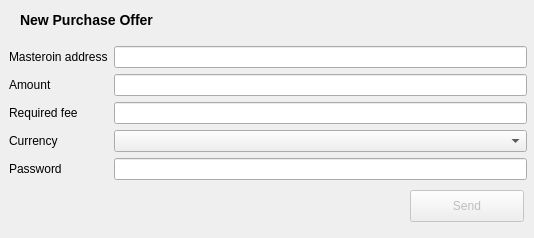
<?xml version="1.0" encoding="UTF-8"?>
<ui version="4.0">
 <class>PurchaseOffer</class>
 <widget class="QDialog" name="PurchaseOffer">
  <property name="geometry">
   <rect>
    <x>0</x>
    <y>0</y>
    <width>534</width>
    <height>238</height>
   </rect>
  </property>
  <property name="windowTitle">
   <string>New Purchase Offer</string>
  </property>
  <widget class="QWidget" name="verticalLayoutWidget">
   <property name="geometry">
    <rect>
     <x>9</x>
     <y>39</y>
     <width>518</width>
     <height>148</height>
    </rect>
   </property>
   <layout class="QVBoxLayout" name="verticalLayout">
    <item>
     <layout class="QGridLayout" name="gridLayout">
      <item row="4" column="1">
       <widget class="QLineEdit" name="password_input">
        <property name="echoMode">
         <enum>QLineEdit::Password</enum>
        </property>
       </widget>
      </item>
      <item row="3" column="1">
       <widget class="QComboBox" name="currency_box"/>
      </item>
      <item row="1" column="0">
       <widget class="QLabel" name="label_3">
        <property name="text">
         <string>Amount</string>
        </property>
       </widget>
      </item>
      <item row="0" column="0">
       <widget class="QLabel" name="label_2">
        <property name="text">
         <string>Masteroin address</string>
        </property>
       </widget>
      </item>
      <item row="1" column="1">
       <widget class="QLineEdit" name="amount_input">
        <property name="placeholderText">
         <string/>
        </property>
       </widget>
      </item>
      <item row="3" column="0">
       <widget class="QLabel" name="label_4">
        <property name="text">
         <string>Currency</string>
        </property>
       </widget>
      </item>
      <item row="0" column="1">
       <widget class="QLineEdit" name="address_input">
        <property name="minimumSize">
         <size>
          <width>300</width>
          <height>0</height>
         </size>
        </property>
        <property name="placeholderText">
         <string/>
        </property>
       </widget>
      </item>
      <item row="4" column="0">
       <widget class="QLabel" name="label_5">
        <property name="text">
         <string>Password</string>
        </property>
       </widget>
      </item>
      <item row="2" column="1">
       <widget class="QLineEdit" name="fee_input"/>
      </item>
      <item row="2" column="0">
       <widget class="QLabel" name="label_6">
        <property name="text">
         <string>Required fee</string>
        </property>
       </widget>
      </item>
     </layout>
    </item>
   </layout>
  </widget>
  <widget class="QLabel" name="label">
   <property name="geometry">
    <rect>
     <x>20</x>
     <y>10</y>
     <width>161</width>
     <height>21</height>
    </rect>
   </property>
   <property name="text">
    <string>&lt;html&gt;&lt;head/&gt;&lt;body&gt;&lt;p&gt;&lt;span style=&quot; font-size:large; font-weight:600;&quot;&gt;New Purchase Offer&lt;/span&gt;&lt;/p&gt;&lt;/body&gt;&lt;/html&gt;</string>
   </property>
  </widget>
  <widget class="QPushButton" name="submit_button">
   <property name="enabled">
    <bool>false</bool>
   </property>
   <property name="geometry">
    <rect>
     <x>410</x>
     <y>190</y>
     <width>114</width>
     <height>32</height>
    </rect>
   </property>
   <property name="text">
    <string>Send</string>
   </property>
   <property name="autoDefault">
    <bool>false</bool>
   </property>
  </widget>
 </widget>
 <tabstops>
  <tabstop>address_input</tabstop>
  <tabstop>amount_input</tabstop>
  <tabstop>currency_box</tabstop>
  <tabstop>password_input</tabstop>
  <tabstop>submit_button</tabstop>
 </tabstops>
 <resources/>
 <connections/>
</ui>
